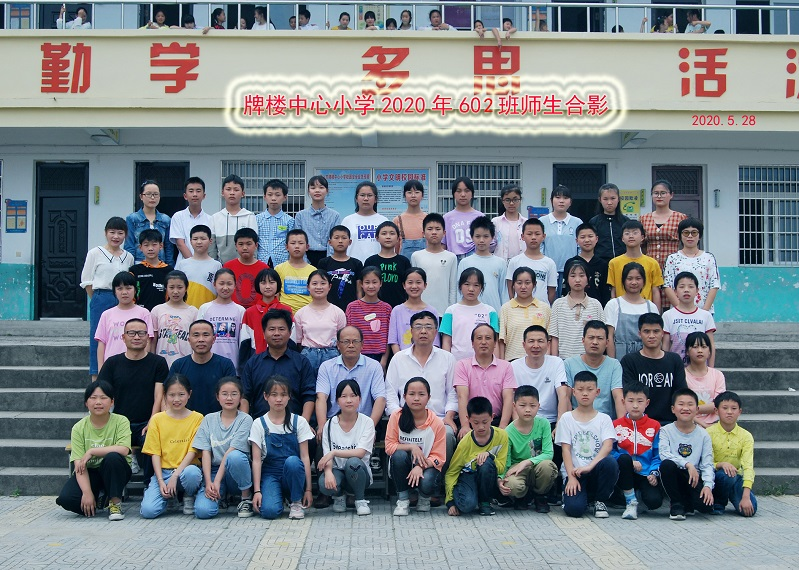
#> input picture zjwocr/models_test/face/multi_face/duoren2.jpg, 799 x 570 px
$ python face_datection.py
#> lines starting #> are read from the running program, lines starting #| are printed output that depends on the picture; after the words box and inside, x2 and y2 are one past the last pixel; in counts of white or black regions, pixels touching at a corner belong together
import cv2

im = cv2.imread('multi_face/duoren2.jpg')
#> im is the input picture: shape (570, 799, 3); mean B, G, R 136.4, 131.5, 125.7
h, w, l = im.shape
#> h = 570; w = 799; l = 3
print(h, w)
#| 570 799
h, w = int(h / 1), int(w / 1)
print(h, w)
#| 570 799
im = cv2.resize(im, (w, h))
cv2.imshow('111.jpg', im)
def face_detect_demo(im):
    face_detect = cv2.CascadeClassifier(r"D:/python3/Anaconda/envs/model_test/Lib/site-packages/cv2/data/haarcascade_frontalface_alt2.xml")
    face = face_detect.detectMultiScale(im)  # 参数重要，后期可以调
#> face = 59 rows, first 6: [307, 179, 22, 22], [183, 181, 24, 24], [221, 180, 24, 24], [452, 183, 22, 22], [403, 184, 22, 22], [140, 185, 23, 23]
    for x, y, w, h in face:
        print(x, y, w, h)
        cv2.rectangle(im, (x, y), (x + w, y + h), color=(0, 0, 255), thickness=1)
#> this loop made 59 passes
#> (x, y, w, h) on passes 1 to 12: (307, 179, 22, 22), (183, 181, 24, 24), (221, 180, 24, 24), (452, 183, 22, 22), (403, 184, 22, 22), (140, 185, 23, 23), (263, 186, 22, 22), (354, 186, 24, 24), (647, 183, 24, 24), (550, 189, 23, 23), (598, 190, 22, 22), (500, 191, 23, 23)
#| 307 179 22 22
#| 183 181 24 24
#| 221 180 24 24
#| 452 183 22 22
#| 403 184 22 22
#| 140 185 23 23
#| 263 186 22 22
#| 354 186 24 24
#> (further printed lines are left out)
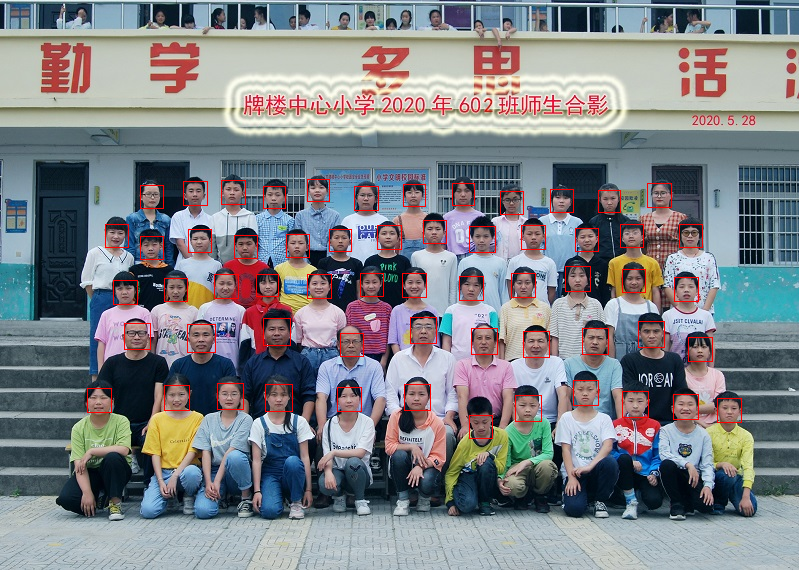
#> im: shape (570, 799, 3); 1.25% of pixels changed, all inside (x1, y1, x2, y2) = (87, 179, 742, 439)
    cv2.imshow('test.png', im)


face_detect_demo(im)
cv2.waitKey(0)
cv2.destroyAllWindows()

$ run again, with zjwocr/models_test/face/multi_face/duoren1.jpg copied over zjwocr/models_test/face/multi_face/duoren2.jpg
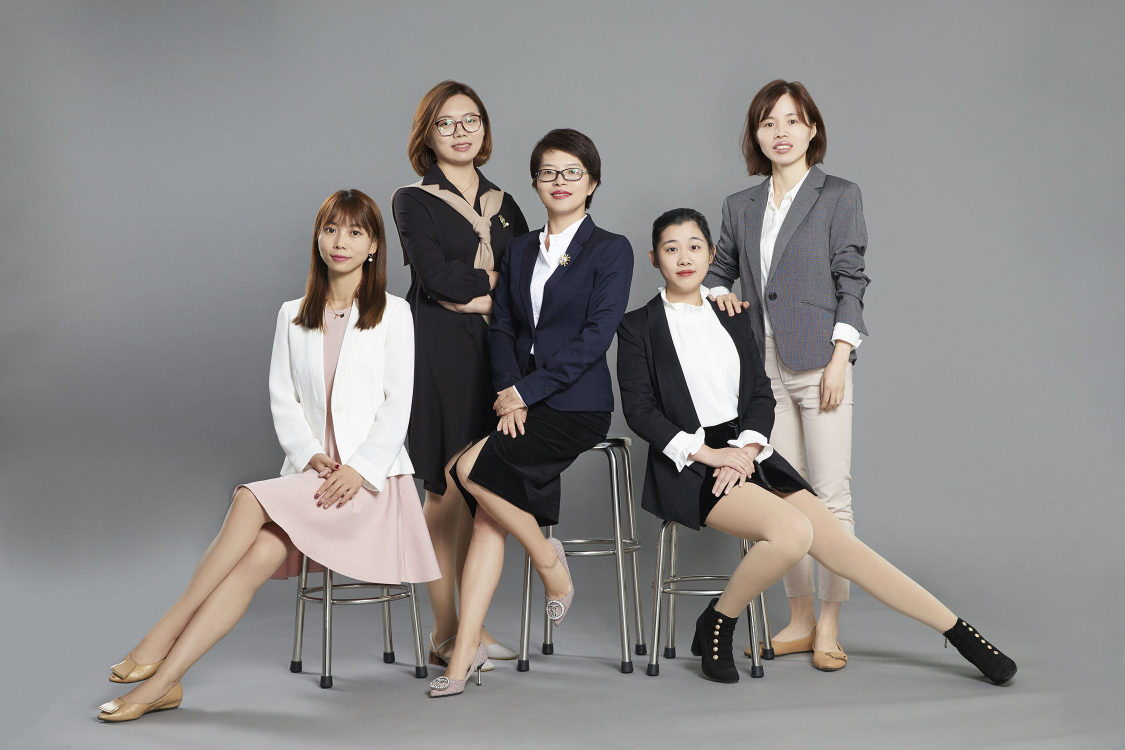
#> input picture zjwocr/models_test/face/multi_face/duoren1.jpg, 2250 x 1500 px (shown at 1/2 size)
#> im is the input picture: shape (1500, 2250, 3); mean B, G, R 137, 137.7, 139.7
#| 1500 2250
#| 1500 2250
#> face = [[1626, 965, 70, 70], [1306, 449, 123, 123], [1506, 202, 116, 116], [851, 195, 130, 130], [1058, 297, 129, 129], [621, 420, 125, 125]]
#> the loop in face_detect_demo, `for x, y, w, h in face:` made 6 passes
#> (printed output is left out)
#> after the loop in face_detect_demo, `for x, y, w, h in face:`:
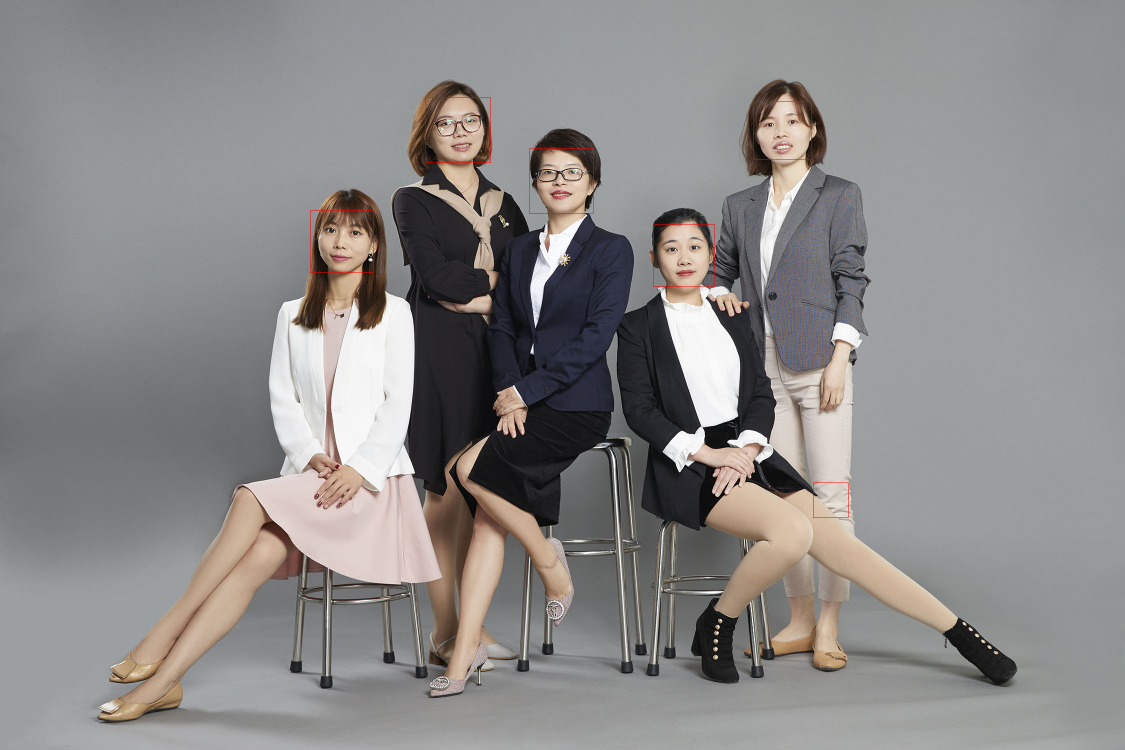
#> im: shape (1500, 2250, 3) (shown at 1/2 size); 0.08% of pixels changed, all inside (x1, y1, x2, y2) = (621, 195, 1697, 1036)
